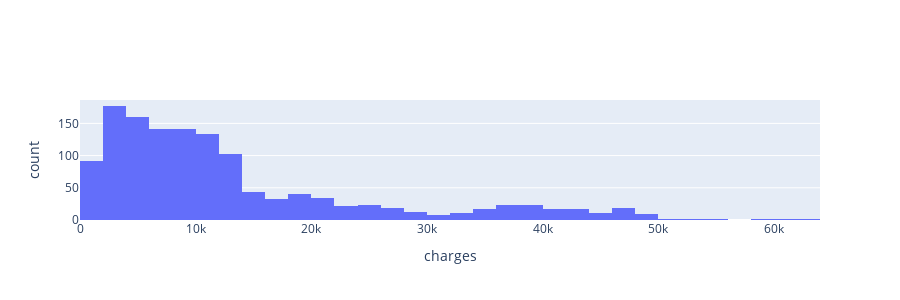

The notebook cell this image was saved under:
### Markdown cell above
- We can also observe the distribution of the target:

### Code cell
# Plot a histogram for the target variable
plot_histograms(pd.DataFrame(y), height=300)

### Figure 1 — Plotly figure (JSON) as saved in the notebook; plotly's stock layout.template omitted (floating-point values rounded to 4 significant figures; data arrays with more than 128 entries replaced by an {"elided": "..."} marker saying what was removed)
{"data": [{"name": "charges", "type": "histogram", "x": {"elided": "1338 float values"}, "xaxis": "x", "yaxis": "y"}], "layout": {"height": 300, "xaxis": {"anchor": "y", "domain": [0, 1], "title": {"text": "charges"}}, "yaxis": {"anchor": "x", "domain": [0, 1], "title": {"text": "count"}}}}
